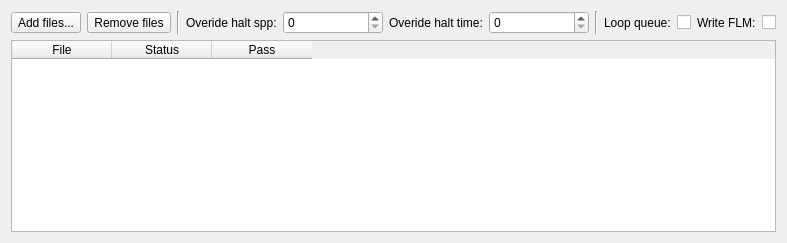
      <widget class="QWidget" name="tab_queue">
       <property name="sizePolicy">
        <sizepolicy hsizetype="Expanding" vsizetype="Expanding">
         <horstretch>0</horstretch>
         <verstretch>0</verstretch>
        </sizepolicy>
       </property>
       <attribute name="icon">
        <iconset resource="icons.qrc">
         <normaloff>:/icons/networktabicon.png</normaloff>:/icons/networktabicon.png</iconset>
       </attribute>
       <attribute name="title">
        <string>Queue</string>
       </attribute>
       <layout class="QGridLayout" name="gridLayout_13">
        <item row="1" column="0">
         <layout class="QHBoxLayout" name="horizontalLayout_6">
          <item>
           <widget class="QToolButton" name="button_addQueueFiles">
            <property name="toolTip">
             <string>Add files to queue</string>
            </property>
            <property name="text">
             <string>Add files...</string>
            </property>
            <property name="icon">
             <iconset resource="icons.qrc">
              <normaloff>:/icons/plusicon.png</normaloff>:/icons/plusicon.png</iconset>
            </property>
            <property name="toolButtonStyle">
             <enum>Qt::ToolButtonTextBesideIcon</enum>
            </property>
           </widget>
          </item>
          <item>
           <widget class="QToolButton" name="button_removeQueueFiles">
            <property name="toolTip">
             <string>Remove selected files from queue</string>
            </property>
            <property name="text">
             <string>Remove files</string>
            </property>
            <property name="icon">
             <iconset resource="icons.qrc">
              <normaloff>:/icons/minusicon.png</normaloff>:/icons/minusicon.png</iconset>
            </property>
           </widget>
          </item>
          <item>
           <widget class="Line" name="line_4">
            <property name="orientation">
             <enum>Qt::Vertical</enum>
            </property>
           </widget>
          </item>
          <item>
           <widget class="QLabel" name="label_overrideHaltSpp">
            <property name="text">
             <string>Overide halt spp:</string>
            </property>
            <property name="buddy">
             <cstring>spinBox_overrideHaltSpp</cstring>
            </property>
           </widget>
          </item>
          <item>
           <widget class="QSpinBox" name="spinBox_overrideHaltSpp">
            <property name="minimumSize">
             <size>
              <width>100</width>
              <height>0</height>
             </size>
            </property>
            <property name="toolTip">
             <string>Override halt sample-per-pixel condition, or zero to disable</string>
            </property>
            <property name="minimum">
             <number>0</number>
            </property>
            <property name="maximum">
             <number>10000</number>
            </property>
            <property name="singleStep">
             <number>50</number>
            </property>
            <property name="value">
             <number>0</number>
            </property>
           </widget>
          </item>
          <item>
           <widget class="QLabel" name="label_overrideHaltTime">
            <property name="text">
             <string>Overide halt time:</string>
            </property>
            <property name="buddy">
             <cstring>spinBox_overrideHaltTime</cstring>
            </property>
           </widget>
          </item>
          <item>
           <widget class="QSpinBox" name="spinBox_overrideHaltTime">
            <property name="minimumSize">
             <size>
              <width>100</width>
              <height>0</height>
             </size>
            </property>
            <property name="toolTip">
             <string>Override halt time condition (seconds), or zero to disable</string>
            </property>
            <property name="minimum">
             <number>0</number>
            </property>
            <property name="maximum">
             <number>86400</number>
            </property>
            <property name="singleStep">
             <number>120</number>
            </property>
            <property name="value">
             <number>0</number>
            </property>
           </widget>
          </item>
          <item>
           <widget class="Line" name="line_5">
            <property name="orientation">
             <enum>Qt::Vertical</enum>
            </property>
           </widget>
          </item>
          <item>
           <widget class="QLabel" name="label_loopQueue">
            <property name="text">
             <string>Loop queue:</string>
            </property>
            <property name="buddy">
             <cstring>checkBox_loopQueue</cstring>
            </property>
           </widget>
          </item>
          <item>
           <widget class="QCheckBox" name="checkBox_loopQueue">
            <property name="toolTip">
             <string>Continuously loop queue</string>
            </property>
           </widget>
          </item>
          <item>
           <widget class="QLabel" name="label_overrideWriteFlm">
            <property name="text">
             <string>Write FLM:</string>
            </property>
            <property name="buddy">
             <cstring>checkBox_overrideWriteFlm</cstring>
            </property>
           </widget>
          </item>
          <item>
           <widget class="QCheckBox" name="checkBox_overrideWriteFlm">
            <property name="toolTip">
             <string>Overrides writing and use of resume FLM file.</string>
            </property>
           </widget>
          </item>
          <item>
           <spacer name="horizontalSpacer1">
            <property name="orientation">
             <enum>Qt::Horizontal</enum>
            </property>
            <property name="sizeType">
             <enum>QSizePolicy::MinimumExpanding</enum>
            </property>
            <property name="sizeHint" stdset="0">
             <size>
              <width>0</width>
              <height>0</height>
             </size>
            </property>
           </spacer>
          </item>
         </layout>
        </item>
        <item row="2" column="0">
         <widget class="QTableWidget" name="table_queue">
          <property name="editTriggers">
           <set>QAbstractItemView::NoEditTriggers</set>
          </property>
          <property name="selectionBehavior">
           <enum>QAbstractItemView::SelectRows</enum>
          </property>
          <property name="wordWrap">
           <bool>true</bool>
          </property>
          <column>
           <property name="text">
            <string>File</string>
           </property>
          </column>
          <column>
           <property name="text">
            <string>Status</string>
           </property>
          </column>
          <column>
           <property name="text">
            <string>Pass</string>
           </property>
          </column>
         </widget>
        </item>
       </layout>
      </widget>
